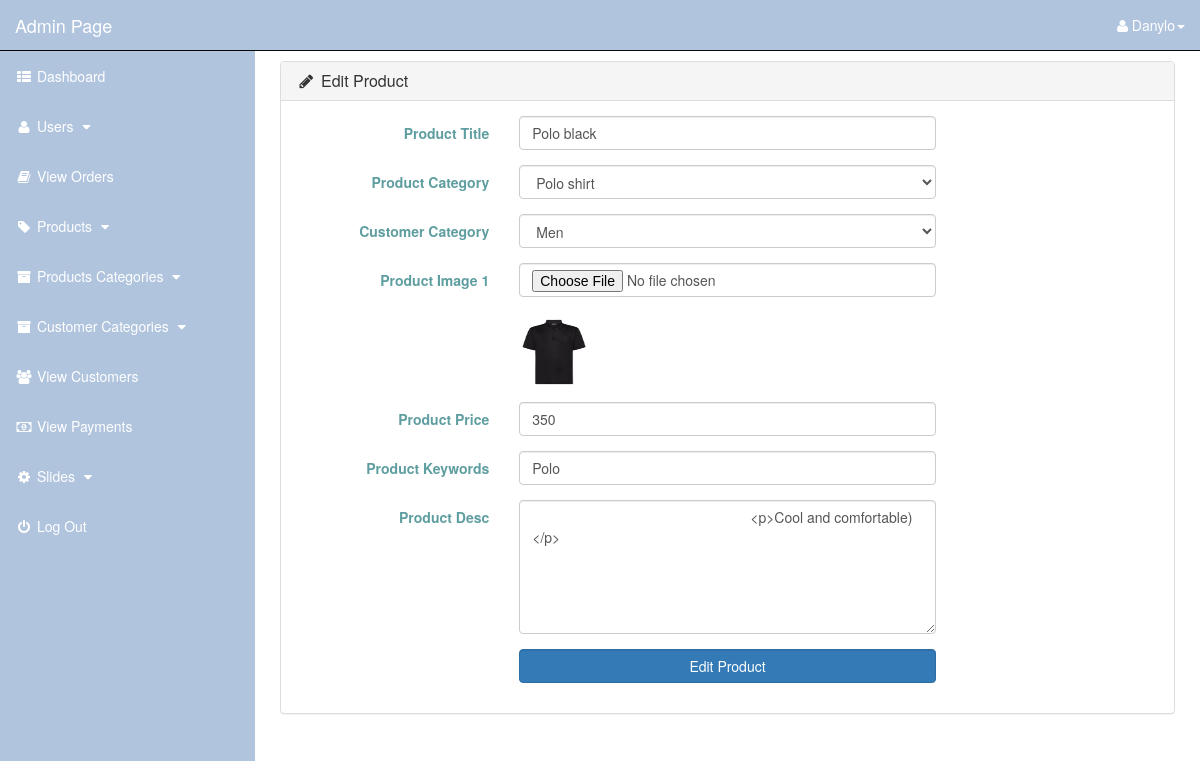
/admin_area/index.php?edit_product=1 (signed in), run on the app's committed database.
### tables this page shows
CREATE TABLE `products` (
  `product_id` int(10) NOT NULL,
  `p_cat_id` int(10) NOT NULL,
  `cat_id` int(10) NOT NULL,
  `date` timestamp NOT NULL DEFAULT current_timestamp() ON UPDATE current_timestamp(),
  `product_title` text NOT NULL,
  `product_img1` text NOT NULL,
  `product_price` int(10) NOT NULL,
  `product_keywords` text NOT NULL,
  `product_desc` text NOT NULL
);

CREATE TABLE `product_categories` (
  `p_cat_id` int(10) NOT NULL,
  `p_cat_title` text NOT NULL,
  `p_cat_desc` text NOT NULL
);

CREATE TABLE `customer_categories` (
  `cat_id` int(10) NOT NULL,
  `cat_title` text NOT NULL,
  `cat_desc` text NOT NULL
);

### admin_area/edit_product.php (the view, shortened to what this page needs)
<?php
    if(!isset($_SESSION['admin_email'])){
        echo "<script>window.open('login.php','_self')</script>";
    }else{
?>
<?php
    if(isset($_GET['edit_product'])){
        $edit_id = $_GET['edit_product'];
        $get_p = "select * from products where product_id='$edit_id'";
        $run_edit = mysqli_query($con,$get_p);
        $row_edit = mysqli_fetch_array($run_edit);
        $p_cat = $row_edit['p_cat_id'];
        $cat = $row_edit['cat_id'];
        $p_title = $row_edit['product_title'];
        $p_image1 = $row_edit['product_img1'];
        $p_price = $row_edit['product_price'];
        $p_keywords = $row_edit['product_keywords'];
        $p_desc = $row_edit['product_desc'];
    }
        $get_p_cat = "select * from product_categories where p_cat_id='$p_cat'";
        $run_p_cat = mysqli_query($con,$get_p_cat);
        $row_p_cat = mysqli_fetch_array($run_p_cat);
        $p_cat_title = $row_p_cat['p_cat_title'];
        $get_cat = "select * from customer_categories where cat_id='$cat'";
        $run_cat = mysqli_query($con,$get_cat);
        $row_cat = mysqli_fetch_array($run_cat);
        $cat_title = $row_cat['cat_title'];
?>
<!DOCTYPE html>
<html lang="en">
<head>
    <link rel="stylesheet" href="css/bootstrap-337.min.css">
    <link rel="stylesheet" href="font-awsome/css/font-awesome.min.css">
    <link rel="stylesheet" href="css/style.css">
</head>
<body>
<div class="row">
    <div class="col-lg-12">
    </div>
</div>
<div class="row">
    <div class="col-lg-12">
        <div class="panel panel-default">
           <div class="panel-heading">
               <h3 class="panel-title">
                   <i class="fa fa-pencil fa-fw"></i> Edit Product
               </h3>
           </div>
           <div class="panel-body">
               <form method="post" class="form-horizontal" enctype="multipart/form-data">
                   <div class="form-group">
                      <label class="col-md-3 control-label"> Product Title </label>
                      <div class="col-md-6">
                          <input name="product_title" type="text" class="form-control" required value="<?php echo $p_title; ?>">
                      </div>
                   </div>
                   <div class="form-group">
                      <label class="col-md-3 control-label"> Product Category </label>
                      <div class="col-md-6">
                          <select name="product_cat" class="form-control">
                              <option value="<?php echo $p_cat; ?>"> <?php echo $p_cat_title; ?> </option>
                          </select>
                      </div>
                   </div>
                   <div class="form-group">
                      <label class="col-md-3 control-label"> Customer Category </label>
                      <div class="col-md-6">
                          <select name="product_cat" class="form-control">
                              <option value="<?php echo $cat; ?>"> <?php echo $cat_title; ?> </option>
                          </select>
                      </div>
                   </div>
                   <div class="form-group">
                      <label class="col-md-3 control-label"> Product Image 1 </label>
                      <div class="col-md-6">
                          <input name="product_img1" type="file" class="form-control" required>
                          <br>
                          <img width="70" height="70" src="product_images/<?php echo $p_image1; ?>" alt="<?php echo $p_image1; ?>">
                      </div>
                   </div>
                   <div class="form-group">
                      <label class="col-md-3 control-label"> Product Price </label>
                      <div class="col-md-6">
                          <input name="product_price" type="text" class="form-control" required value="<?php echo $p_price; ?>">
                      </div>
                   </div>
                   <div class="form-group">
                      <label class="col-md-3 control-label"> Product Keywords </label>
                      <div class="col-md-6">
                          <input name="product_keywords" type="text" class="form-control" required value="<?php echo $p_keywords; ?>">
                      </div>
                   </div>
                   <div class="form-group">
                      <label class="col-md-3 control-label"> Product Desc </label>
                      <div class="col-md-6">
                          <textarea name="product_desc" cols="19" rows="6" class="form-control">
                            <?php echo $p_desc; ?>
                          </textarea>
                      </div>
                   </div>
                   <div class="form-group">
                      <label class="col-md-3 control-label"></label>
                      <div class="col-md-6">
                          <input name="submit" value="Edit Product" type="submit" class="btn btn-primary form-control">
                      </div>
                   </div>
               </form>
           </div>
        </div>
    </div>
</div>
</body>
</html>
<?php } ?>

### admin_area/includes/sidebar.php (shortened to what this page needs)
<?php
    if(!isset($_SESSION['admin_email'])){
        echo "<script>window.open('../login.php','_self')</script>";
    }else{
?>
<nav class="navbar navbar-inverse navbar-fixed-top">
    <div class="navbar-header">
        <a href="index.php?dashboard" class="navbar-brand">Admin Page</a>
    </div>
    <ul class="nav navbar-right top-nav">
        <li class="dropdown">
            <a href="#" class="dropdown-toggle" data-toggle="dropdown">
                <i class="fa fa-user"></i></i> <?php echo $admin_name;  ?><b class="caret"></b>
            </a>
        </li>
    </ul>
    <div class="collapse navbar-collapse navbar-ex1-collapse">
        <ul class="nav navbar-nav side-nav">
            <li>
                <a href="index.php?dashboard">
                    <i class="fa fa-fw fa-th-list"></i> Dashboard
                </a>
            </li>
            <li>
                <a href="#" data-toggle="collapse" data-target="#users">
                    <i class="fa fa-fw fa-user "></i> Users
                    <i class="fa fa-fw fa-caret-down"></i>
                </a>
            </li>
            <li>
                <a href="index.php?view_orders">
                    <i class="fa fa-fw fa-book"></i> View Orders
                </a>
            </li>
            <li>
                <a href="#" data-toggle="collapse" data-target="#products">
                        <i class="fa fa-fw fa-tag"></i> Products
                        <i class="fa fa-fw fa-caret-down"></i>
                </a>
             </li>
            <li>
                <a href="#" data-toggle="collapse" data-target="#p_cat">
                        <i class="fa fa-fw fa-archive"></i> Products Categories
                        <i class="fa fa-fw fa-caret-down"></i>
                </a>
            </li>
            <li>
                <a href="#" data-toggle="collapse" data-target="#cat">
                        <i class="fa fa-fw fa-archive"></i> Customer Categories
                        <i class="fa fa-fw fa-caret-down"></i>
                </a>
            </li>
            <li>
                <a href="index.php?view_customers">
                    <i class="fa fa-fw fa-users"></i> View Customers
                </a>
            </li>
            <li>
                <a href="index.php?view_payments">
                    <i class="fa fa-fw fa-money"></i> View Payments
                </a>
            </li>
            <li>
                <a href="#" data-toggle="collapse" data-target="#slides">
                        <i class="fa fa-fw fa-gear"></i> Slides
                        <i class="fa fa-fw fa-caret-down"></i>
                </a>
            </li>
            <li>
                <a href="logout.php">
                    <i class="fa fa-fw fa-power-off"></i> Log Out
                </a>
            </li>
        </ul>
    </div>
</nav>
<?php } ?>

### admin_area/css/style.css (style rules this page uses)
body { margin-top: 100px; }
@media (min-width: 768px) { body { margin-top: 50px; } }
.top-nav { 0 15px; }
.navbar { color: #ffffff !important; background-color: #B0C4DE; }
.navbar-header>a { color: #ffffff !important; }
.top-nav>li { float: left; display: inline-block; }
.top-nav>li>a { color: #ffffff !important; line-height: 20px; padding-top: 15px; padding-bottom: 15px; }
@media (min-width: 768px) { .side-nav { position: fixed; top: 51px; bottom: 0; width: 255px; overflow-y: auto; overflow-x: hidden; background-color: #B0C4DE; padding-bottom: 40px; border-radius: 0; } }
@media (min-width: 768px) { .side-nav>li>a { color: #ffffff; width: 255px; } }
.dropdown { margin-right: 15px; }
.side-nav>li>a { color: #ffffff !important; }

### data on the page
products: product_title "Polo black", product_img1 (picture), product_price "350", product_keywords "Polo", product_desc "<p>Cool and comfortable)</p>"
product_categories: product_cat "Polo shirt"
customer_categories: product_cat "Men"

### other printed values
$admin_name "Danylo"
